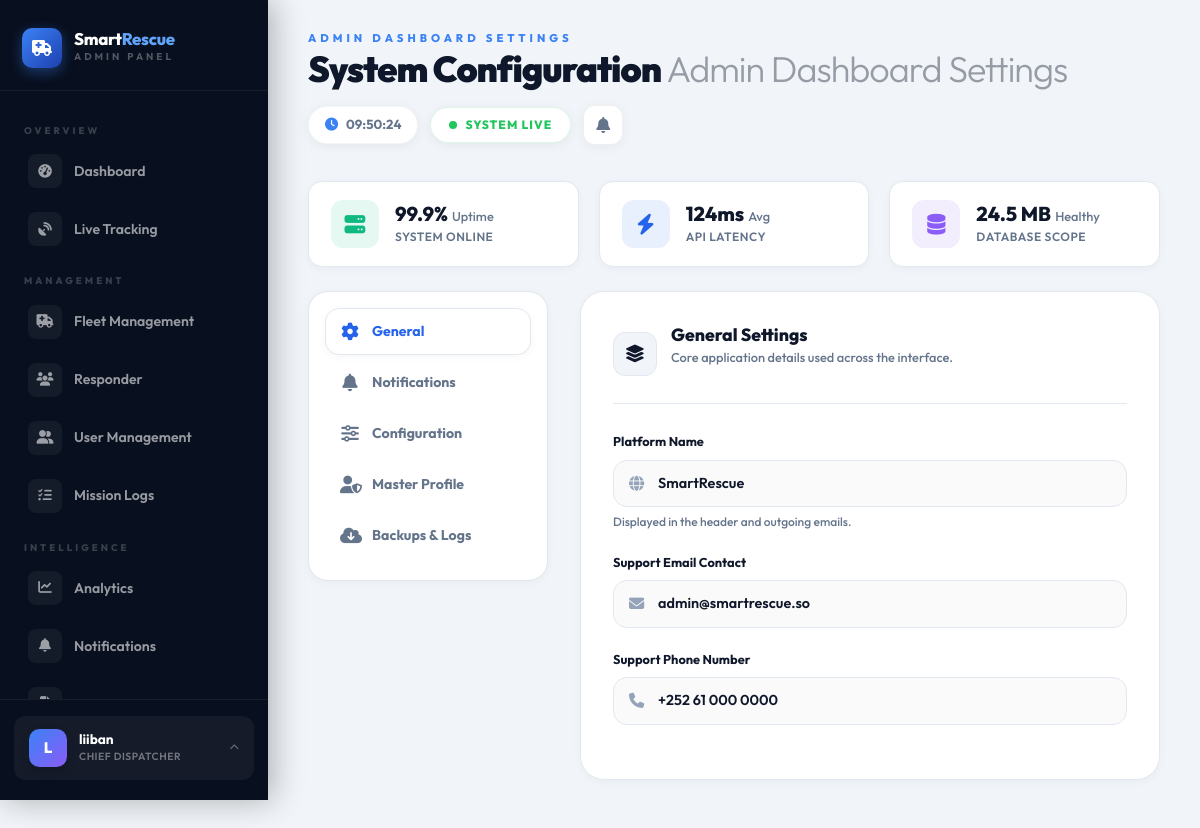
The app's page /admin/settings.php (signed in) with its own data.
### tables this page shows
CREATE TABLE `system_settings` (
  `id` int(11) NOT NULL AUTO_INCREMENT,
  `setting_key` varchar(100) DEFAULT NULL,
  `setting_value` text DEFAULT NULL,
  `updated_at` timestamp NOT NULL DEFAULT current_timestamp() ON UPDATE current_timestamp(),
  PRIMARY KEY (`id`),
  UNIQUE KEY `setting_key` (`setting_key`)
);

### includes/functions.php (called while the page is built, shortened)
<?php
function get_setting($conn, $key, $default = '') {
    $key = mysqli_real_escape_string($conn, $key);
    $sql = "SELECT setting_value FROM system_settings WHERE setting_key = '$key' LIMIT 1";
    $result = mysqli_query($conn, $sql);
    if ($result && mysqli_num_rows($result) > 0) {
        $row = mysqli_fetch_assoc($result);
        return $row['setting_value'];
    }
    return $default;
}
?>

### admin/includes/lang.php (called while the page is built, shortened)
<?php
if (!isset($sys_lang)) {
    $sys_lang = 'en';
    if (isset($conn)) {
        if (function_exists('get_setting')) {
            $sys_lang = get_setting($conn, 'language', 'en');
        } else {
            $_lang_res = mysqli_query($conn, "SELECT setting_value FROM system_settings WHERE setting_key='language' LIMIT 1");
            if ($_lang_res && $_lang_row = mysqli_fetch_assoc($_lang_res)) {
                $sys_lang = $_lang_row['setting_value'] ?: 'en';
            }
        }
    }
}
function t($key) {
    global $translations, $sys_lang;
    $lang = $sys_lang ?? 'en';
    if (isset($translations[$lang][$key])) {
        return $translations[$lang][$key];
    }
    return $key;
}
?>

### admin/settings.php (the view, shortened to what this page needs)
<?php
require_once '../config/db.php';
require_once '../includes/functions.php';
require_once 'includes/lang.php';
$settings = [];
$res = mysqli_query($conn, "SELECT setting_key, setting_value FROM system_settings");
while($row = mysqli_fetch_assoc($res)) {
    $settings[$row['setting_key']] = $row['setting_value'];
}
mysqli_query($conn, "CREATE TABLE IF NOT EXISTS `system_logs` (
    `id` int(11) NOT NULL AUTO_INCREMENT,
    `user_id` int(11) DEFAULT NULL,
    `action` varchar(255) NOT NULL,
    `details` text DEFAULT NULL,
    `type` varchar(50) DEFAULT 'info',
    `created_at` timestamp NOT NULL DEFAULT current_timestamp(),
    PRIMARY KEY (`id`)
) ENGINE=InnoDB DEFAULT CHARSET=utf8mb4 COLLATE=utf8mb4_general_ci;");
$sys_lang = get_setting($conn, 'language', 'en');
?>
<!DOCTYPE html>
<html lang="<?= $sys_lang ?>" <?= $sys_lang == 'ar' ? 'dir="rtl"' : '' ?>>
<head>
<link rel="stylesheet" href="https://cdn.jsdelivr.net/npm/bootstrap@5.3.2/dist/css/bootstrap.min.css">
<link rel="stylesheet" href="https://cdnjs.cloudflare.com/ajax/libs/font-awesome/6.5.0/css/all.min.css">
</head>
<body>
<?php include 'includes/sidebar.php'; ?>
<main class="main-wrapper">
    <?php $page_title = 'System Configuration'; $page_subtitle = 'Admin Dashboard Settings'; include 'includes/topbar.php'; ?>
    <div class="status-dashboard">
        <div class="status-pill">
            <div class="status-icon si-up"><i class="fa fa-server"></i></div>
            <div class="status-info">
                <h4>99.9% <small>Uptime</small></h4>
                <p>System Online</p>
            </div>
        </div>
        <div class="status-pill">
            <div class="status-icon si-api"><i class="fa fa-bolt"></i></div>
            <div class="status-info">
                <h4>124ms <small>Avg</small></h4>
                <p>API Latency</p>
            </div>
        </div>
        <div class="status-pill">
            <div class="status-icon si-db"><i class="fa fa-database"></i></div>
            <div class="status-info">
                <h4>24.5 MB <small>Healthy</small></h4>
                <p>Database Scope</p>
            </div>
        </div>
    </div>
    <div class="settings-grid">
        <nav class="settings-nav">
            <a class="s-nav-item active" data-target="panel-general"><i class="fa fa-gear"></i> <?= t('General') ?></a>
            <a class="s-nav-item" data-target="panel-notify"><i class="fa fa-bell"></i> <?= t('Notifications') ?></a>
            <a class="s-nav-item" data-target="panel-system"><i class="fa fa-sliders"></i> <?= t('Configuration') ?></a>
            <a class="s-nav-item" data-target="panel-profile"><i class="fa fa-user-shield"></i> <?= t('Master Profile') ?></a>
            <a class="s-nav-item" data-target="panel-backup"><i class="fa fa-cloud-arrow-down"></i> <?= t('Backups & Logs') ?></a>
        </nav>
        <div class="settings-content">
            <form id="settingsForm">
                <div class="settings-panel active" id="panel-general">
                    <div class="s-card">
                        <div class="s-card-header">
                            <div class="sc-icon"><i class="fa fa-layer-group"></i></div>
                            <div>
                                <h3 class="sc-title"><?= t('General Settings') ?></h3>
                                <p class="sc-desc"><?= t('Core application details used across the interface.') ?></p>
                            </div>
                        </div>
                        <div class="form-row">
                            <label class="form-label"><?= t('Platform Name') ?></label>
                            <div class="input-group-custom">
                                <input type="text" name="site_name" class="s-input track-change" value="<?= htmlspecialchars($settings['site_name']) ?>">
                            </div>
                            <p class="form-hint"><?= t('Displayed in the header and outgoing emails.') ?></p>
                        </div>
                        <div class="form-row">
                            <label class="form-label"><?= t('Support Email Contact') ?></label>
                            <div class="input-group-custom">
                                <input type="email" name="contact_email" class="s-input track-change" value="<?= htmlspecialchars($settings['contact_email']) ?>">
                            </div>
                        </div>
                        <div class="form-row">
                            <label class="form-label"><?= t('Support Phone Number') ?></label>
                            <div class="input-group-custom">
                                <input type="text" name="contact_phone" class="s-input track-change" value="<?= htmlspecialchars($settings['contact_phone']) ?>">
                            </div>
                        </div>
                    </div>
                </div>
            </form>
        </div>
    </div>
</main>
</body>
</html>

### admin/includes/sidebar.php (shortened to what this page needs)
<?php
$current_page = basename($_SERVER['PHP_SELF']);
function navActive($page, $current) {
    return $page === $current ? 'active' : '';
}
?>
<aside class="sidebar">
    <a href="index.php" class="sidebar-brand">
        <div class="sidebar-brand-icon"><i class="fa fa-truck-medical"></i></div>
        <div>
            <div class="sidebar-brand-text">Smart<span>Rescue</span></div>
            <div class="sidebar-brand-sub"><?= t('Admin Panel') ?></div>
        </div>
    </a>
    <nav class="sidebar-nav">
        <div class="nav-section-label"><?= t('Overview') ?></div>
        <a href="index.php" class="nav-item-link <?= navActive('index.php', $current_page) ?>">
            <span class="nav-icon"><i class="fa fa-gauge-high"></i></span>
            <?= t('Dashboard') ?>
        </a>
        <a href="live-tracking.php" class="nav-item-link <?= navActive('live-tracking.php', $current_page) ?>">
            <span class="nav-icon"><i class="fa fa-satellite-dish"></i></span>
            <?= t('Live Tracking') ?>
        </a>
        <div class="nav-section-label"><?= t('Management') ?></div>
        <a href="fleet.php" class="nav-item-link <?= navActive('fleet.php', $current_page) ?>">
            <span class="nav-icon"><i class="fa fa-truck-medical"></i></span>
            <?= t('Fleet Management') ?>
        </a>
        <a href="team.php" class="nav-item-link <?= navActive('team.php', $current_page) ?>">
            <span class="nav-icon"><i class="fa fa-users"></i></span>
            <?= t('Responder') ?>
        </a>
        <a href="users.php" class="nav-item-link <?= navActive('users.php', $current_page) ?>">
            <span class="nav-icon"><i class="fa fa-user-group"></i></span>
            <?= t('User Management') ?>
        </a>
        <a href="view-requests.php" class="nav-item-link <?= navActive('view-requests.php', $current_page) ?>">
            <span class="nav-icon"><i class="fa fa-list-check"></i></span>
            <?= t('Mission Logs') ?>
        </a>
        <div class="nav-section-label"><?= t('Intelligence') ?></div>
        <a href="analytics.php" class="nav-item-link <?= navActive('analytics.php', $current_page) ?>">
            <span class="nav-icon"><i class="fa fa-chart-line"></i></span>
            <?= t('Analytics') ?>
        </a>
        <a href="notifications.php" class="nav-item-link <?= navActive('notifications.php', $current_page) ?>">
            <span class="nav-icon"><i class="fa fa-bell"></i></span>
            <?= t('Notifications') ?>
        </a>
        <a href="reports.php" class="nav-item-link <?= navActive('reports.php', $current_page) ?>">
            <span class="nav-icon"><i class="fa fa-file-lines"></i></span>
        </a>
    </nav>
    <div class="sidebar-footer">
        <div class="profile-dropdown-wrapper" id="pddWrapper">
            <div class="admin-profile-card" id="pddTrigger" role="button" aria-haspopup="true" aria-expanded="false">
                <div style="display:flex; align-items:center; gap:12px;">
                    <div class="admin-avatar">
                        <?php if(!empty($_SESSION['profile_image'])): ?>
                            <img src="../<?= htmlspecialchars($_SESSION['profile_image']) ?>" style="width:100%;height:100%;object-fit:cover;" alt="avatar">
                        <?php else: ?>
                            <?= strtoupper(substr($_SESSION['fullname'] ?? 'A', 0, 1)) ?>
                        <?php endif; ?>
                    </div>
                    <div>
                        <div class="admin-name"><?= htmlspecialchars($_SESSION['fullname'] ?? 'Admin') ?></div>
                        <div class="admin-role">Chief Dispatcher</div>
                    </div>
                </div>
                <i class="fa fa-chevron-up pdd-chevron" aria-hidden="true"></i>
            </div>
        </div>
    </div>
</aside>

### admin/settings.php (style rules this page uses)
* { box-sizing: border-box; margin: 0; padding: 0; }
:root { --bg-color: #f1f5f9; --surface: #ffffff; --text-main: #0f172a; --text-muted: #64748b; --text-light: #94a3b8; --primary: #2563eb; --primary-light: rgba(37, 99, 235, 0.1); --primary-dark: #1d4ed8; --success: #10b981; --success-bg: rgba(16, 185, 129, 0.1); --danger: #ef4444; --danger-bg: rgba(239, 68, 68, 0.1); --warning: #f59e0b; --border: #e2e8f0; --focus: rgba(37, 99, 235, 0.25); --radius-sm: 8px; --radius-md: 14px; --radius-lg: 20px; --radius-xl: 24px; --shadow-sm: 0 2px 8px rgba(0,0,0,0.04); --shadow-md: 0 8px 24px rgba(0,0,0,0.06); --shadow-lg: 0 16px 40px rgba(0,0,0,0.08); --sidebar-width: 268px; }
body { font-family: 'Outfit', sans-serif; background: var(--bg-color); color: var(--text-main); overflow-x: hidden; padding-bottom: 90px; }
.main-wrapper { margin-left: var(--sidebar-width); padding: 32px 40px; max-width: 1200px; }
.status-dashboard { display: grid; grid-template-columns: repeat(3, 1fr); gap: 20px; margin-bottom: 24px; }
.status-pill { background: var(--surface); border-radius: var(--radius-md); padding: 18px 22px; border: 1px solid var(--border); box-shadow: var(--shadow-sm); display: flex; align-items: center; gap: 16px; transition: transform 0.2s, box-shadow 0.2s; }
.status-icon { width: 48px; height: 48px; border-radius: 12px; display: flex; align-items: center; justify-content: center; font-size: 1.3rem; flex-shrink: 0; }
.si-up { background: var(--success-bg); color: var(--success); }
.si-api { background: var(--primary-light); color: var(--primary); }
.si-db { background: rgba(139, 92, 246, 0.1); color: #8b5cf6; }
.status-info h4 { font-size: 1.25rem; font-weight: 800; margin: 0; display: flex; align-items: baseline; gap: 4px; }
.status-info h4 small { font-size: 0.8rem; font-weight: 500; color: var(--text-muted); }
.status-info p { font-size: 0.75rem; color: var(--text-muted); margin: 2px 0 0; font-weight: 600; text-transform: uppercase; letter-spacing: 0.5px; }
.settings-grid { display: grid; grid-template-columns: 240px 1fr; gap: 32px; align-items: start; }
.settings-nav { background: var(--surface); border-radius: var(--radius-lg); padding: 16px; box-shadow: var(--shadow-sm); border: 1px solid var(--border); position: sticky; top: 100px; }
.s-nav-item { display: flex; align-items: center; gap: 12px; padding: 12px 14px; border-radius: var(--radius-md); color: var(--text-muted); font-size: 0.88rem; font-weight: 700; text-decoration: none; transition: all 0.2s; margin-bottom: 4px; border: 1px solid transparent; cursor: pointer; }
.s-nav-item i { width: 20px; text-align: center; font-size: 1.1rem; }
.s-nav-item.active { background: var(--surface); border-color: var(--border); color: var(--primary); box-shadow: var(--shadow-sm); }
.settings-panel { display: none; animation: fadeIn 0.3s ease forwards; }
.settings-panel.active { display: block; }
.s-card { background: var(--surface); border-radius: var(--radius-xl); padding: 32px; box-shadow: var(--shadow-sm); border: 1px solid var(--border); margin-bottom: 24px; }
.s-card-header { display: flex; align-items: center; gap: 14px; margin-bottom: 28px; padding-bottom: 20px; border-bottom: 1px solid var(--border); }
.sc-icon { width: 44px; height: 44px; border-radius: 12px; background: var(--bg-color); color: var(--text-main); display: flex; align-items: center; justify-content: center; font-size: 1.1rem; border: 1px solid var(--border); }
.sc-title { font-size: 1.1rem; font-weight: 800; color: var(--text-main); margin: 0; }
.sc-desc { font-size: 0.8rem; color: var(--text-muted); font-weight: 500; margin-top: 3px; }
.form-row { margin-bottom: 22px; }
.form-label { display: block; font-size: 0.8rem; font-weight: 700; color: var(--text-main); margin-bottom: 8px; }
.input-group-custom { position: relative; display: flex; align-items: center; }
.s-input { width: 100%; padding: 12px 16px; padding-left: 44px; background: #fafafa; border: 1.5px solid var(--border); border-radius: var(--radius-md); color: var(--text-main); font-size: 0.9rem; font-weight: 600; font-family: 'Outfit', sans-serif; transition: all 0.2s; outline: none; }
.form-hint { font-size: 0.75rem; color: var(--text-muted); margin-top: 6px; font-weight: 500; }

### records on screen
system_settings: setting_value "ADMIN PANEL", setting_value "OVERVIEW", setting_value "Dashboard", setting_value "Live Tracking", setting_value "MANAGEMENT", setting_value "Fleet Management", setting_value "Responder", setting_value "User Management", setting_value "Mission Logs", setting_value "INTELLIGENCE", setting_value "Analytics", setting_value "Notifications", setting_value "General", setting_value "Master Profile", setting_value "Backups & Logs", setting_value "General Settings", setting_value "Core application details used across the interface.", setting_value "Platform Name", setting_value "Displayed in the header and outgoing emails.", setting_value "Support Email Contact", setting_value "Support Phone Number"

### other values on screen
substr($_SESSION['fullname'] ?? 'A', 0, 1) "L"
$_SESSION['fullname'] "liiban"
$page_subtitle "ADMIN DASHBOARD SETTINGS"
$page_title "System Configuration"
$page_subtitle "Admin Dashboard Settings"
t('Configuration') "Configuration"
